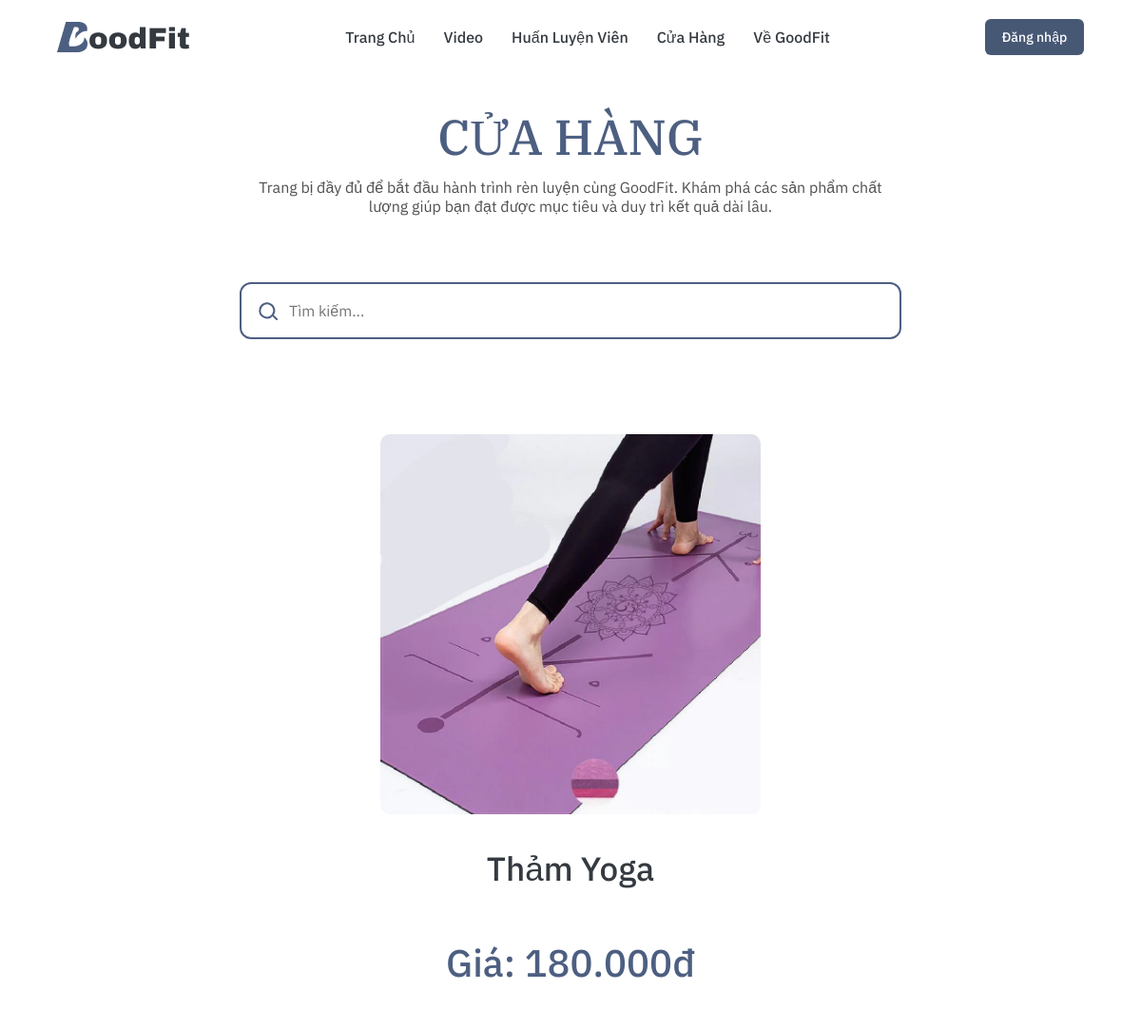
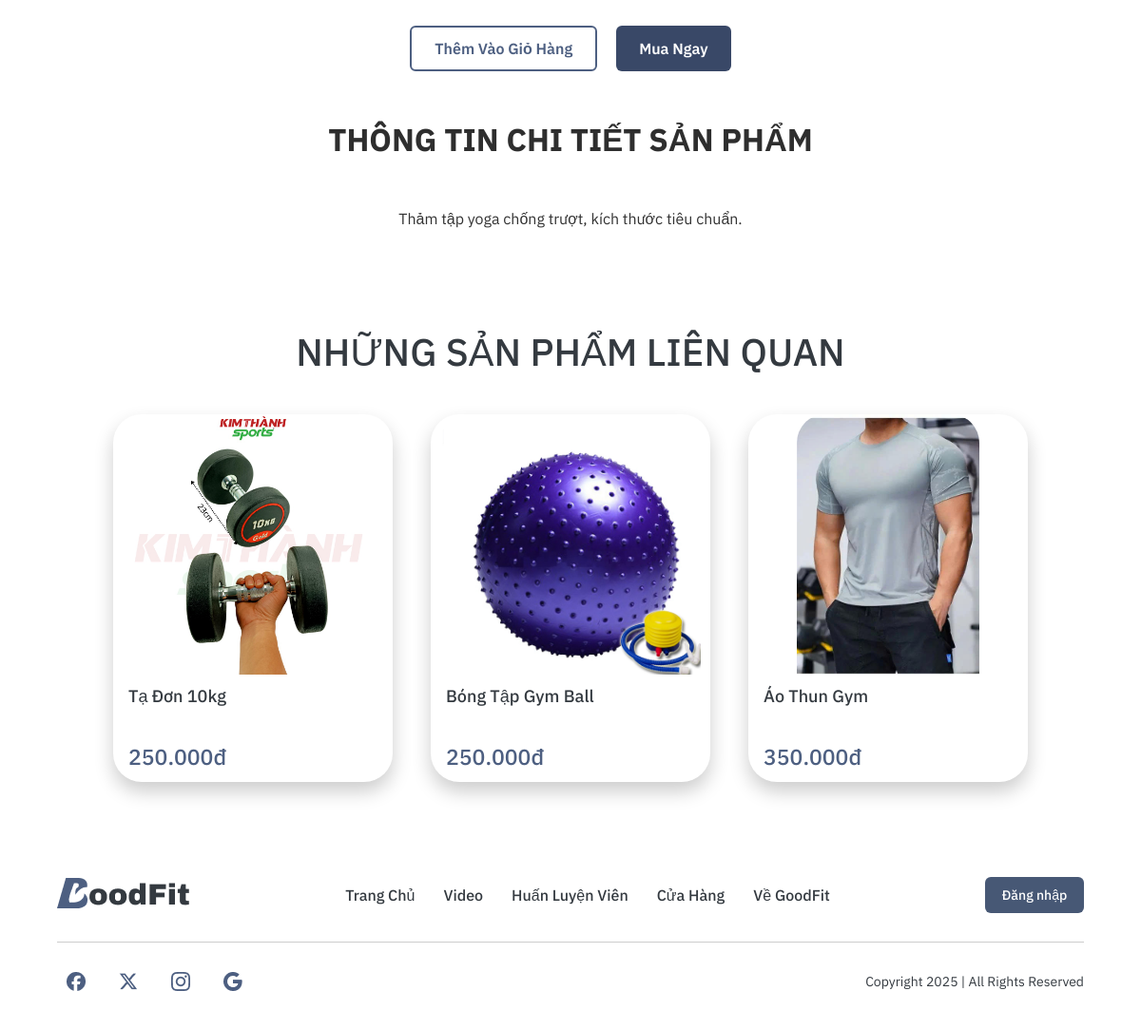
The app's page /cuahang2/cuahang2.php?id=8 with its own data (2 pictures, top to bottom).
### tables this page shows
CREATE TABLE `sanpham` (
  `id` int NOT NULL AUTO_INCREMENT,
  `ten` varchar(255) NOT NULL,
  `gia` int NOT NULL,
  `anh` varchar(255) NOT NULL,
  `mota` text,
  `in_cart` tinyint DEFAULT '0',
  PRIMARY KEY (`id`)
);

### cuahang2/cuahang2.php (the view, shortened to what this page needs)
<?php
include '../connect.php';
$id = $_GET['id'] ?? 0;
$stmt = $conn->prepare("SELECT * FROM sanpham WHERE id = ?");
$stmt->bind_param("i", $id);
$stmt->execute();
$result = $stmt->get_result();
$product = $result->fetch_assoc();
$related_stmt = $conn->prepare("SELECT * FROM sanpham WHERE id != ? ORDER BY RAND() LIMIT 3");
$related_stmt->bind_param("i", $id);
$related_stmt->execute();
$related_result = $related_stmt->get_result();
?>
<!DOCTYPE html>
<html lang="vi">
<head>
  <link rel="stylesheet" href="https://cdnjs.cloudflare.com/ajax/libs/font-awesome/6.4.0/css/all.min.css">
  <link rel="stylesheet" href="cuahang2.css">
  <link rel="stylesheet" href="../header.css">
</head>
<body>
  <?php include '../header.php'; ?>
  <section class="store">
    <h1 class="title">CỬA HÀNG</h1>
    <p class="subtitle">
      Trang bị đầy đủ để bắt đầu hành trình rèn luyện cùng GoodFit. Khám phá các sản phẩm chất lượng giúp bạn đạt được mục tiêu và duy trì kết quả dài lâu.
    </p>
    <div class="search-box">
      <svg class="icon search-icon" xmlns="http://www.w3.org/2000/svg" fill="none" viewBox="0 0 24 24" stroke="currentColor">
        <path stroke-linecap="round" stroke-linejoin="round" stroke-width="2"
          d="M21 21l-4.35-4.35m0 0A7.5 7.5 0 103.5 10.5a7.5 7.5 0 0013.15 6.15z" />
      </svg>
      <input type="text" id="searchInput" placeholder="Tìm kiếm..." />
    </div>
    <div class="product-right">
    <div class="product-image" >
  <img src="<?php echo $product['anh']; ?>" alt="">
    </div>
<div class="product-content">
  <h2 class="product-title"><?php echo $product['ten']; ?></h2>
  <p class="product-price">Giá: <?php echo number_format($product['gia'], 0, ',', '.'); ?>đ</p>
</div>
<div class="product-buttons">
  <form method="POST" action="add_to_cart.php">
    <button type="submit" class="outline-button">Thêm Vào Giỏ Hàng</button>
  </form>
  <?php
  if (isset($_SESSION['username'])): ?>
    <form method="POST" action="add_to_cart.php" onsubmit="window.location.href='../cart/cart.php'">
      <input type="hidden" name="product_id" value="<?= $product['id'] ?>">
      <input type="hidden" name="redirect_to_cart" value="1">
      <button type="submit" class="cta-button">Mua Ngay</button>
    </form>
  <?php else: ?>
    <button class="cta-button" onclick="window.location.href='../login/Login.html'">Mua Ngay</button>
  <?php endif; ?>
</div>
 </div>
<div class="specs">
  <h2 class="specs-title">THÔNG TIN CHI TIẾT SẢN PHẨM</h2>
</div>
<p class="product-description">
  <?= nl2br(htmlspecialchars($product['mota'])) ?>
</p>
</section>
<section class="related-section">
  <h2 class="related-title">NHỮNG SẢN PHẨM LIÊN QUAN</h2>
<div class="related-list">
  <?php while ($item = $related_result->fetch_assoc()): ?>
    <div class="product-card related-card" onclick="window.location.href='cuahang2.php?id=<?= $item['id'] ?>'">
      <img src="<?= htmlspecialchars($item['anh']) ?>" alt="<?= htmlspecialchars($item['ten']) ?>" />
      <h2><?= htmlspecialchars($item['ten']) ?></h2>
      <p class="price"><?= number_format($item['gia'], 0, ',', '.') ?>đ</p>
    </div>
  <?php endwhile; ?>
</div>
</section>
<?php include($_SERVER['DOCUMENT_ROOT'] . "/GoodFit/footer.php"); ?>
</body>
</html>

### cuahang2/cuahang2.css (style rules this page uses)
* { margin: 0; padding: 0; box-sizing: border-box; }
body { font-family: 'IBM Plex Sans', sans-serif; background-color: #ffffff; color: #2e2e2e; }
.product-description { font-size: 16px; color: #333; margin-top: 50px; line-height: 1.6; text-align: center; }
.specs { margin-top: 50px; text-align: center; font-size: 22px; font-weight: bold; }
.store { padding: 40px 20px; max-width: 1200px; margin: auto; text-align: center; }
.title { font-family: 'IBM Plex Serif', serif; font-weight: 500; font-size: 52px; color: #4D5F81; margin-bottom: 10px; margin-top: 70px; }
.subtitle { font-family: 'IBM Plex Sans', sans-serif; font-weight: 400; font-size: 16px; color: #524F4F; margin-bottom: 70px; max-width: 700px; margin: 0 auto 70px auto; }
.search-box { width: 696px; height: 60px; border: 2px solid #4D5F81; border-radius: 12px; margin: 0 auto 40px auto; display: flex; align-items: center; padding: 0 16px; background-color: #ffffff; margin-bottom: 100px; }
.search-box input { flex: 1; background: transparent; border: none; outline: none; font-size: 16px; color: rgb(0, 0, 0); padding: 0 10px; font-family: 'IBM Plex Sans', sans-serif; }
.icon { width: 24px; height: 24px; color: #4D5F81; flex-shrink: 0; }
.product-image img { width: 400px; height: 400px; object-fit: cover; border-radius: 10px; margin-bottom: 20px; }
.product-right { display: flex; flex-direction: column; align-items: center; gap: 10px; }
.product-title { font-family: 'IBM Plex Sans', sans-serif; font-weight: 500; font-size: 35px; color: #343A40; margin-bottom: 50px; text-align: center; }
.product-price { font-family: 'IBM Plex Sans', sans-serif; font-weight: 500; font-size: 40px; color: #4D5F81; margin-bottom: 60px; text-align: left; }
.product-buttons { display: flex; gap: 20px; }
.outline-button { background-color: transparent; color: #4D5F81; border: 2px solid #4D5F81; padding: 12px 24px; border-radius: 6px; font-family: 'IBM Plex Sans', sans-serif; font-weight: 600; font-size: 16px; cursor: pointer; transition: background 0.3s ease; }
.cta-button { background-color: #394867; color: #FFFFFF; text-decoration: none; padding: 12px 24px; border-radius: 6px; font-weight: 600; font-size: 16px; font-family: 'IBM Plex Sans', sans-serif; border: none; cursor: pointer; transition: background 0.3s ease; }
.related-section { padding: 60px; text-align: center; font-family: 'IBM Plex Sans', sans-serif; }
.related-title { font-size: 40px; font-weight: 500; color: #343A40; margin-bottom: 40px; }
.related-list { display: flex; flex-wrap: wrap; justify-content: center; gap: 40px; }
.product-card { width: 294px; height: 387px; background: #ffffff; padding: 0; border-radius: 30px; overflow: hidden; display: flex; flex-direction: column; box-shadow: 0px 10px 20px rgba(0, 0, 0, 0.2); transition: transform 0.3s ease; }
.product-card img { width: auto; max-width: 100%; height: 274px; object-fit: contain; border-top-left-radius: 30px; border-top-right-radius: 30px; display: block; margin: 0 auto; }
.product-card h2 { font-family: 'IBM Plex Sans', sans-serif; font-weight: 500; font-size: 18px; color: #343A40; margin: 10px 16px 5px 16px; display: -webkit-box; -webkit-line-clamp: 2; line-clamp: 2; -webkit-box-orient: vertical; overflow: hidden; text-overflow: ellipsis; line-height: 1.4; height: calc(1.4em * 2); text-align: left; }
.product-card .price { font-family: 'IBM Plex Sans', sans-serif; font-weight: 500; font-size: 23px; color: #4D5F81; margin: 6px 16px 0 16px; text-align: left; }

### records on screen
sanpham: anh (picture), ten "Thảm Yoga", gia "180.000", mota "Thảm tập yoga chống trượt, kích thước tiêu chuẩn."
sanpham: anh (picture), ten "Tạ Đơn 10kg", gia "250.000"
sanpham: anh (picture), ten "Bóng Tập Gym Ball", gia "250.000"
sanpham: anh (picture), ten "Áo Thun Gym", gia "350.000"
